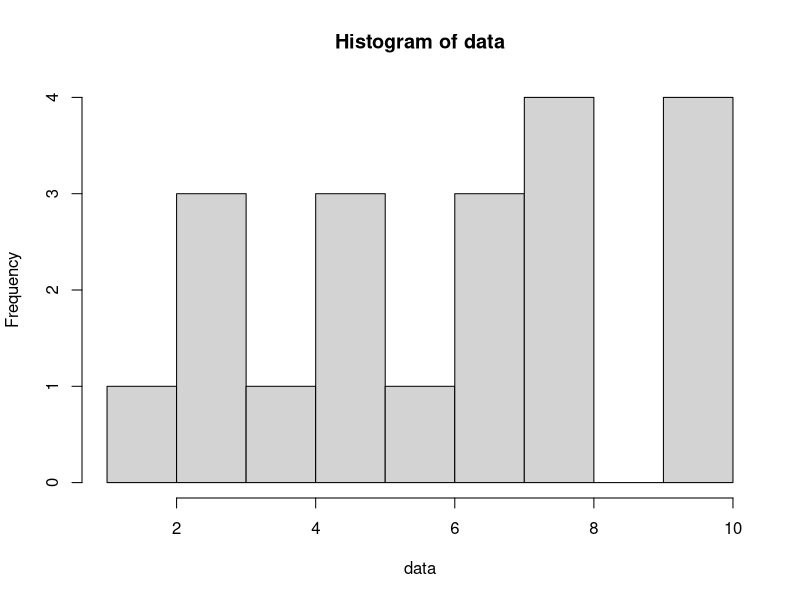

Recreate this plot in R.
set.seed(1)
data = runif(20,1,10)
data

mean = mean(data)
print(mean)

median = median(data)
print(median)

variance = var(data)
print(variance)

std_dev = sqrt(variance)
print(std_dev)

hist(data)

